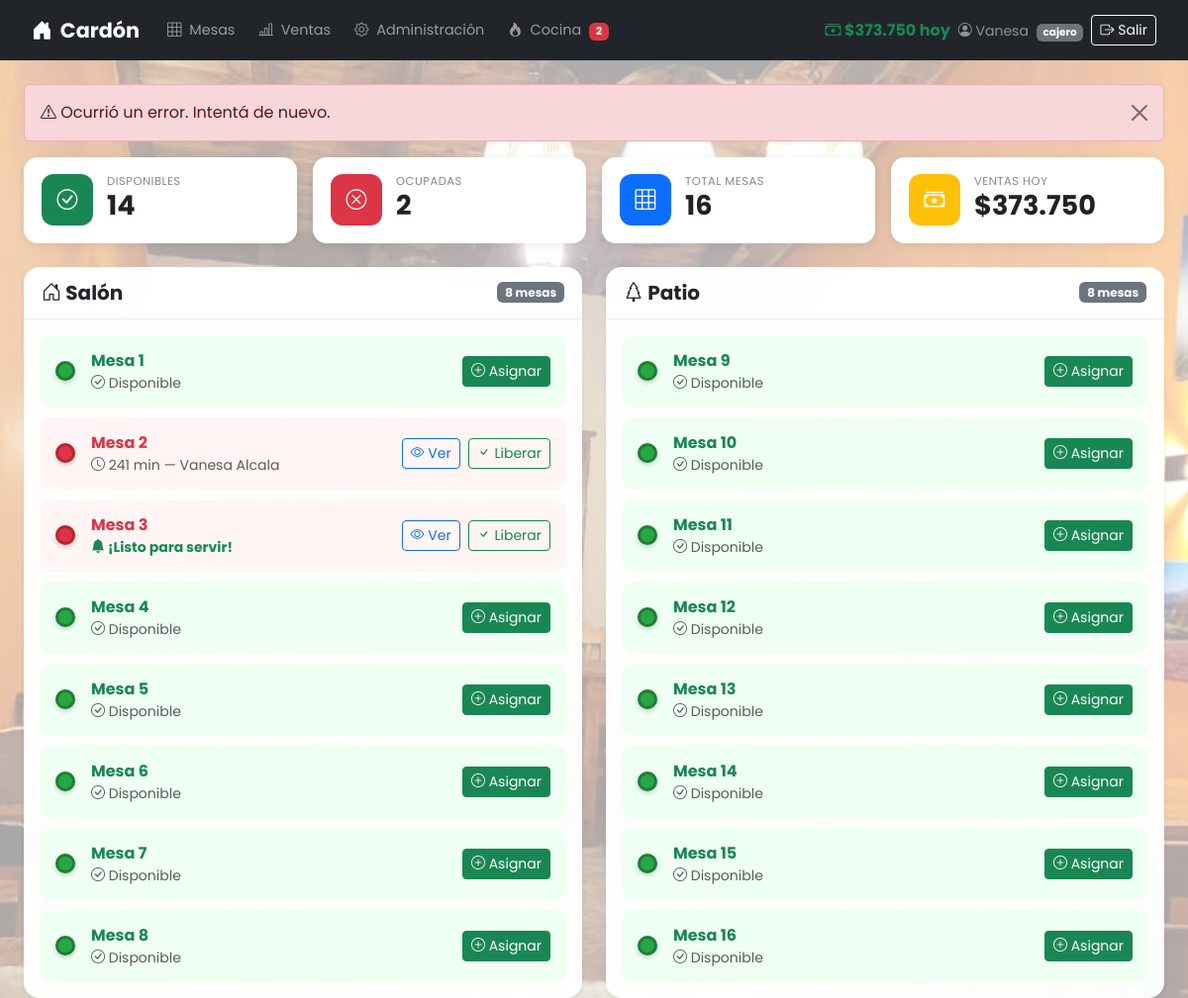
Page /principal.php?error=datos_invalidos (signed in) on the committed database.
### tables this page shows
CREATE TABLE `mesa` (
  `id_mesa` int NOT NULL AUTO_INCREMENT,
  `dispo_mesa` varchar(45) NOT NULL DEFAULT 'Disponible',
  PRIMARY KEY (`id_mesa`),
  UNIQUE KEY `id_mesa_UNIQUE` (`id_mesa`)
);

### principal.php (the view, shortened to what this page needs)
<?php
include('conexion.php');
$total_mesas       = $conexion->query("SELECT COUNT(*) FROM mesa")->fetch_row()[0];
$mesas_disponibles = $conexion->query("SELECT COUNT(*) FROM mesa WHERE dispo_mesa = 'Disponible'")->fetch_row()[0];
$mesas_ocupadas    = $total_mesas - $mesas_disponibles;
$resultado = $conexion->query("
    SELECT
        m.id_mesa,
        m.dispo_mesa,
        MAX(p.id_pedido)                                  AS id_pedido,
        MAX(p.fecha_pedido)                               AS fecha_pedido,
        MAX(c.nom_cajero)                                 AS nom_cajero,
        MAX(c.ape_cajero)                                 AS ape_cajero,
        MAX(p.estado_pedido)                              AS estado_pedido,
        TIMESTAMPDIFF(MINUTE, MAX(p.fecha_pedido), NOW()) AS minutos_ocupada
    FROM mesa m
    LEFT JOIN pedido p
        ON m.id_mesa = p.id_mesa AND p.estado_pedido IN ('En Proceso', 'Listo')
    LEFT JOIN cajero c
        ON p.id_cajero = c.id_cajero
    GROUP BY m.id_mesa, m.dispo_mesa
    ORDER BY m.id_mesa
");
$salon = [];
$patio = [];
while ($mesa = $resultado->fetch_assoc()) {
    if ($mesa['id_mesa'] <= 8) {
        $salon[] = $mesa;
    } else {
        $patio[] = $mesa;
    }
}
?>
<!DOCTYPE html>
<html lang="es">
<head>
    <link href="https://cdn.jsdelivr.net/npm/bootstrap@5.3.3/dist/css/bootstrap.min.css" rel="stylesheet">
    <link href="https://cdn.jsdelivr.net/npm/bootstrap-icons@1.11.1/font/bootstrap-icons.css" rel="stylesheet">
    <link href="css/estiloPrincipal.css" rel="stylesheet">
</head>
<body>
<?php include('navbar.php'); ?>
<div class="container-fluid px-4">
    <?php if (isset($_GET['ok'])): ?>
    <div class="alert alert-success alert-dismissible fade show mb-3">
        <i class="bi bi-check-circle"></i> Mesa liberada correctamente.
        <button type="button" class="btn-close" data-bs-dismiss="alert"></button>
    </div>
    <?php elseif (isset($_GET['error'])): ?>
    <div class="alert alert-danger alert-dismissible fade show mb-3">
        <i class="bi bi-exclamation-triangle"></i> Ocurrió un error. Intentá de nuevo.
        <button type="button" class="btn-close" data-bs-dismiss="alert"></button>
    </div>
    <?php endif; ?>
    <div class="row g-3 mb-4">
        <div class="col-sm-6 col-xl-3">
            <div class="stat-card">
                <div class="stat-icon bg-success"><i class="bi bi-check-circle"></i></div>
                <div>
                    <p class="stat-label">Disponibles</p>
                    <h3 class="stat-value"><?= $mesas_disponibles ?></h3>
                </div>
            </div>
        </div>
        <div class="col-sm-6 col-xl-3">
            <div class="stat-card">
                <div class="stat-icon bg-danger"><i class="bi bi-x-circle"></i></div>
                <div>
                    <p class="stat-label">Ocupadas</p>
                    <h3 class="stat-value"><?= $mesas_ocupadas ?></h3>
                </div>
            </div>
        </div>
        <div class="col-sm-6 col-xl-3">
            <div class="stat-card">
                <div class="stat-icon bg-primary"><i class="bi bi-grid-3x3"></i></div>
                <div>
                    <p class="stat-label">Total Mesas</p>
                    <h3 class="stat-value"><?= $total_mesas ?></h3>
                </div>
            </div>
        </div>
        <div class="col-sm-6 col-xl-3">
            <div class="stat-card">
                <div class="stat-icon bg-warning"><i class="bi bi-cash-stack"></i></div>
                <div>
                    <p class="stat-label">Ventas Hoy</p>
                    <h3 class="stat-value">$<?= number_format($ventas_hoy, 0, ',', '.') ?></h3>
                </div>
            </div>
        </div>
    </div>
    <div class="row g-4">
        <?php foreach (['Salón' => $salon, 'Patio' => $patio] as $nombre_zona => $mesas): ?>
        <div class="col-lg-6">
            <div class="card shadow-sm">
                <div class="card-header d-flex justify-content-between align-items-center">
                    <h5 class="mb-0 fw-bold">
                        <i class="bi bi-<?= $nombre_zona === 'Salón' ? 'house-door' : 'tree' ?>"></i>
                        <?= $nombre_zona ?>
                    </h5>
                    <span class="badge bg-secondary"><?= count($mesas) ?> mesas</span>
                </div>
                <div class="card-body">
                    <?php foreach ($mesas as $mesa): ?>
                        <?php if ($mesa['dispo_mesa'] === 'Ocupada'): ?>
                        <div class="mesa-card mesa-ocupada">
                            <div class="d-flex align-items-center gap-3">
                                <span class="indicador indicador-rojo"></span>
                                <div>
                                    <strong class="text-danger">Mesa <?= $mesa['id_mesa'] ?></strong>
                                    <div class="text-muted small">
                                            <?php if ($mesa['id_pedido']): ?>
                                            <?php if (($mesa['estado_pedido'] ?? '') === 'Listo'): ?>
                                                <span class="text-success fw-bold">
                                                    <i class="bi bi-bell-fill"></i> ¡Listo para servir!
                                                </span>
                                            <?php else: ?>
                                                <i class="bi bi-clock"></i> <?= $mesa['minutos_ocupada'] ?> min —
                                                <i class="bi bi-cash-register"></i> <?= htmlspecialchars($mesa['nom_cajero'] . ' ' . $mesa['ape_cajero']) ?>
                                            <?php endif; ?>
                                        <?php else: ?>
                                            <i class="bi bi-exclamation-circle text-warning"></i> Sin pedido activo
                                        <?php endif; ?>
                                    </div>
                                </div>
                            </div>
                            <div class="d-flex gap-2">
                                <?php if ($mesa['id_pedido']): ?>
                                <a href="detalle_pedido.php?id=<?= $mesa['id_pedido'] ?>&mesa=<?= $mesa['id_mesa'] ?>"
                                   class="btn btn-sm btn-outline-primary">
                                    <i class="bi bi-eye"></i> Ver
                                </a>
                                <button class="btn btn-sm btn-outline-success"
                                        onclick="confirmarLiberar(<?= $mesa['id_mesa'] ?>, '<?= $nombre_zona ?>', <?= $mesa['id_pedido'] ?>)">
                                    <i class="bi bi-check"></i> Liberar
                                </button>
                                <?php endif; ?>
                            </div>
                        </div>
                        <?php else: ?>
                        <div class="mesa-card mesa-disponible">
                            <div class="d-flex align-items-center gap-3">
                                <span class="indicador indicador-verde"></span>
                                <div>
                                    <strong class="text-success">Mesa <?= $mesa['id_mesa'] ?></strong>
                                    <div class="text-muted small">
                                        <i class="bi bi-check-circle"></i> Disponible
                                    </div>
                                </div>
                            </div>
                            <a href="seleccionar_cajero.php?mesa=<?= $mesa['id_mesa'] ?>&zona=<?= urlencode($nombre_zona) ?>"
                               class="btn btn-sm btn-success">
                                <i class="bi bi-plus-circle"></i> Asignar
                            </a>
                        </div>
                        <?php endif; ?>
                    <?php endforeach; ?>
                </div>
            </div>
        </div>
        <?php endforeach; ?>
    </div>
</div>
</body>
</html>

### css/estiloPrincipal.css (style rules this page uses)
*, *::before, *::after { box-sizing: border-box; }
body { font-family: 'Poppins', sans-serif; min-height: 100vh; background-image: url("../img/fondoCardon.jpeg"); background-size: cover; background-position: center; background-attachment: fixed; background-repeat: no-repeat; margin: 0; padding: 0; }
body::before { content: ""; position: fixed; inset: 0; background-color: rgba(255, 255, 255, 0.65); z-index: -1; }
.stat-card { background: white; border-radius: 14px; padding: 16px 18px; display: flex; align-items: center; gap: 14px; box-shadow: 0 2px 10px rgba(0,0,0,0.08); transition: transform 0.2s ease, box-shadow 0.2s ease; height: 100%; }
.stat-icon { width: 52px; height: 52px; border-radius: 12px; display: flex; align-items: center; justify-content: center; font-size: 1.3rem; color: white; flex-shrink: 0; }
.stat-label { font-size: 0.72rem; color: #888; text-transform: uppercase; letter-spacing: 0.5px; margin-bottom: 2px; }
.stat-value { font-size: clamp(1.2rem, 3vw, 1.7rem); font-weight: 700; color: #222; line-height: 1; }
.card { background: rgba(255,255,255,0.97); border: none; border-radius: 16px; box-shadow: 0 4px 18px rgba(0,0,0,0.1); }
.card-header { background: rgba(255,255,255,0.6); border-bottom: 1px solid rgba(0,0,0,0.07); border-radius: 16px 16px 0 0 !important; padding: 14px 18px; }
.mesa-card { display: flex; align-items: center; justify-content: space-between; padding: 12px 14px; border-radius: 12px; margin-bottom: 10px; border: 2px solid transparent; transition: all 0.2s ease; gap: 10px; }
.mesa-card:last-child { margin-bottom: 0; }
.mesa-disponible { background: #f0fff4; }
.mesa-ocupada { background: #fff5f5; }
.indicador { width: 20px; height: 20px; border-radius: 50%; flex-shrink: 0; box-shadow: 0 2px 5px rgba(0,0,0,0.2); }
.indicador-verde { background: #28a745; border: 3px solid #1e7e34; }
.indicador-rojo { background: #dc3545; border: 3px solid #bd2130; animation: pulso 2s infinite; }

### rows in the picture
mesa: id_mesa "1"
mesa: id_mesa "2", minutos_ocupada "241", ape_cajero "Vanesa Alcala"
mesa: id_mesa "3", shows "¡Listo para servir!"
mesa: id_mesa "4"
mesa: id_mesa "5"
mesa: id_mesa "6"
mesa: id_mesa "7"
mesa: id_mesa "8"
mesa: id_mesa "9"
mesa: id_mesa "10"
mesa: id_mesa "11"
mesa: id_mesa "12"
mesa: id_mesa "13"
mesa: id_mesa "14"
mesa: id_mesa "15"
mesa: id_mesa "16"

### other values in the picture
$pedidos_activos "2"
$ventas_hoy "373.750"
$_SESSION['usuario'] "Vanesa"
$_SESSION['rol'] "cajero"
$mesas_disponibles "14"
$mesas_ocupadas "2"
$total_mesas "16"
$nombre_zona "Salón"
count($mesas) "8"
$nombre_zona "Patio"
